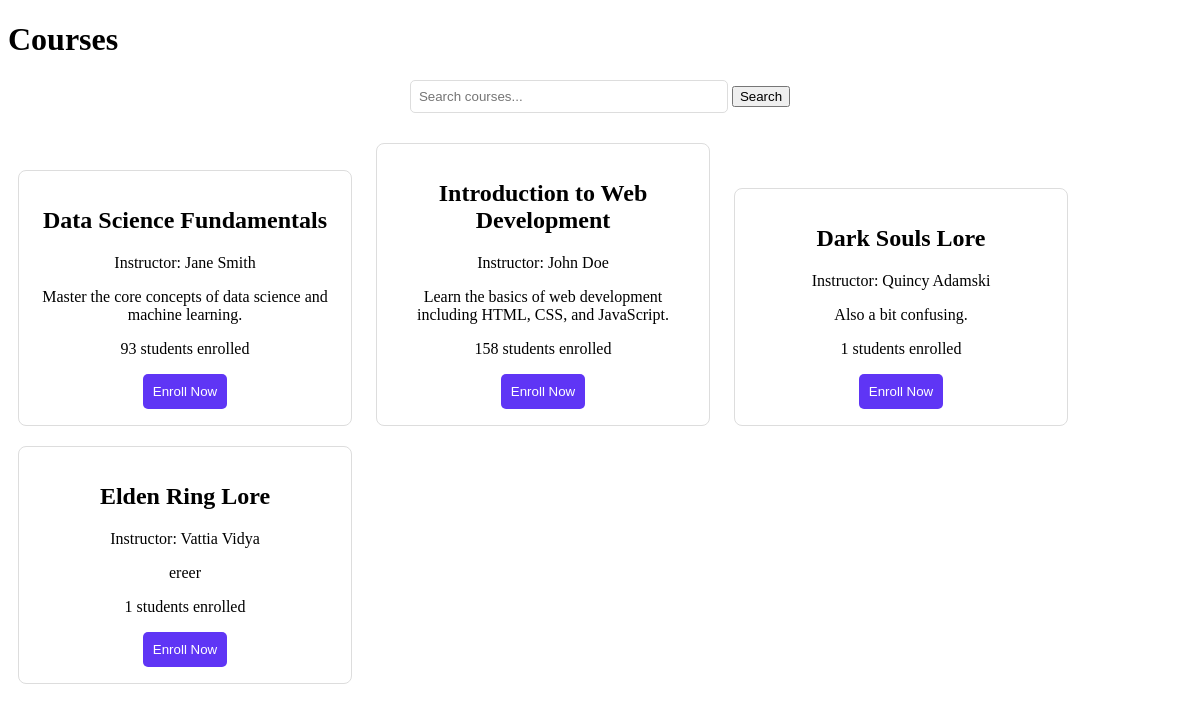
The app's page /courses/ (signed in) with its own data.
### theApp/models.py (models this page shows, shortened)
class Course(models.Model):
    title = models.CharField(max_length=255)
    instructor = models.CharField(max_length=100)
    description = models.TextField()
    start_time = models.DateTimeField(null=True, blank=True)
    end_time = models.DateTimeField(null=True, blank=True)
    students_enrolled = models.IntegerField(default=0)
    enrolled_users = models.ManyToManyField(User, related_name='enrolled_courses', blank=True)

### theApp/views.py (the view)
# urls.py: path('courses/', views.courses, name='courses'),
@login_required(login_url='/login/')
def courses(request):#displays the available courses- Functions are Enroll, Filter(i'd like to remove this), and Search
    query = request.GET.get('q', '')  # Get the search query
    if query:
        courses_list = Course.objects.filter(title__icontains=query)
    else:
        courses_list = Course.objects.all()
    return render(request, 'courses.html', {'courses': courses_list, 'query': query})

### templates/courses.html (shortened to what this page needs)
<!DOCTYPE html>
<html lang="en">
<head>
</head>
<body>
    <h1>Courses</h1>
    <div class="search-container">
        <form method="GET" action="{% url 'courses' %}">
            <input type="text" name="q" class="search-bar" placeholder="Search courses..." value="{{ query }}">
            <button type="submit">Search</button>
        </form>
    </div>
    <div>
        {% for course in courses %}
        <div class="course-card">
            <h2>{{ course.title }}</h2>
            <p>Instructor: {{ course.instructor }}</p>
            <p>{{ course.description }}</p>
            <p>{{ course.students_enrolled }} students enrolled</p>
            <form method="POST" action="{% url 'enroll_course' course.id %}">
                <button type="submit" class="enroll-btn">Enroll Now</button>
            </form>
        </div>
        {% empty %}
        <p>No courses found.</p>
        {% endfor %}
    </div>
</body>
</html>

### templates/courses.html (style rules this page uses)
.search-container { display: flex; justify-content: center; margin-bottom: 20px; }
.search-bar { padding: 8px; width: 300px; border: 1px solid #ddd; border-radius: 5px; }
.course-card { border: 1px solid #ddd; border-radius: 8px; padding: 16px; width: 300px; display: inline-block; margin: 10px; text-align: center; }
.enroll-btn { background-color: #5f35f5; color: white; padding: 10px; border: none; border-radius: 5px; cursor: pointer; }

### records on screen
Course: title "Data Science Fundamentals", instructor "Jane Smith", description "Master the core concepts of data science and machine learning.", students_enrolled "93"
Course: title "Introduction to Web Development", instructor "John Doe", description "Learn the basics of web development including HTML, CSS, and JavaScript.", students_enrolled "158"
Course: title "Dark Souls Lore", instructor "Quincy Adamski", description "Also a bit confusing.", students_enrolled "1"
Course: title "Elden Ring Lore", instructor "Vattia Vidya", description "ereer", students_enrolled "1"
